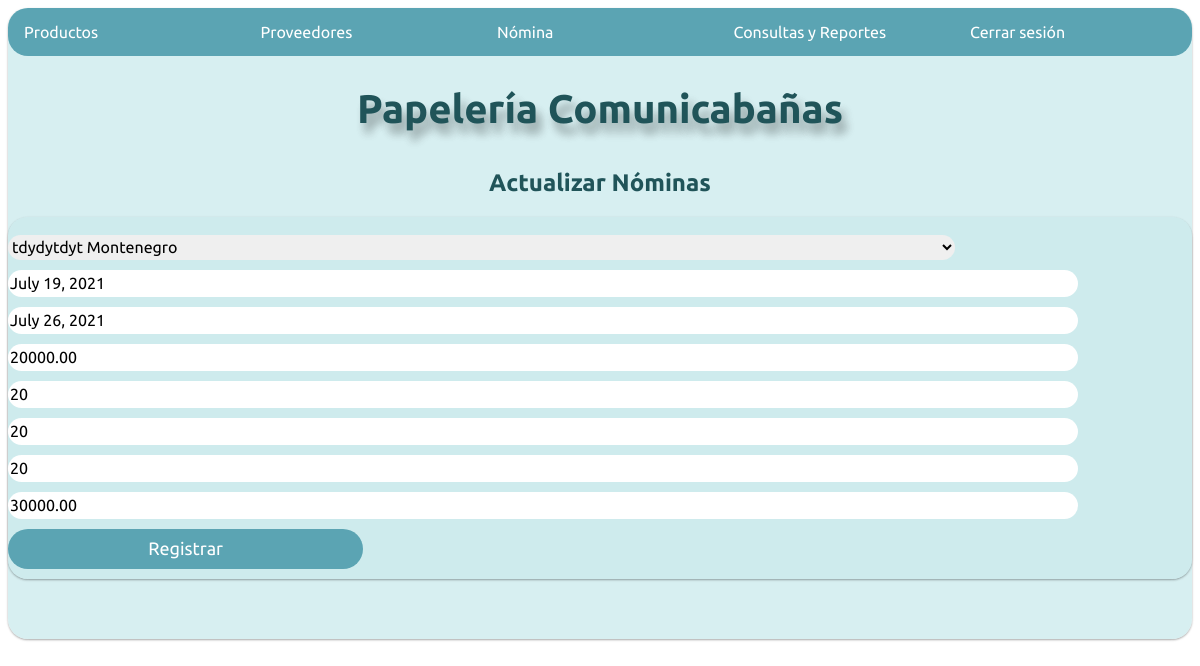
/actualizarnomina/1, run on the app's committed database.
### Datos/models.py (models this page shows)
class Nomina(models.Model):
    codigo = models.AutoField(primary_key=True)
    empleado = models.ForeignKey(Empleado, on_delete=models.CASCADE)
    fechaInicio = models.DateField()
    fechaFin = models.DateField()
    costoHoras = models.DecimalField(max_digits=10, decimal_places=2)
    horas = models.IntegerField()
    horasDominicales = models.IntegerField()
    horasExtra = models.IntegerField()
    salario = models.DecimalField(max_digits=10, decimal_places=2)

### Papeleria/views.py (the view)
# urls.py: path('actualizarnomina/<str:codigo>', v.actgesnom, name ='actgesnom'),
def actgesnom(request, codigo):
    if checkLG():
        nomina = Nomina.objects.get(codigo=codigo)
        empleados = Empleado.objects.all()
        return render( request, 'actgesnom.html', {'nomina': nomina, 'empleados': empleados})
    return render(request, 'login.html')

### Papeleria/views.py (called while the page is built)
def checkLG():
    empleados = Empleado.objects.all()
    for empleado in empleados:
        if empleado.logged == True:
            return True
    return False

### Papeleria/Templates/actgesnom.html (shortened to what this page needs)
{% extends "Base.html" %}
{% load static %}
{% block content %}
<link rel="stylesheet" href='{% static "css/gesnom.css" %}'>
<header style="text-align: center;">
    <h2 class=" subtitle" style=" padding-top: 10px; color:#205459" >Actualizar Nóminas</h2>
</header>
<div class ="row center-xs" >
    <div class="card col-md-4 col-sm-4 col-xs-10 items">
        <br>
        <form action="{% url 'actualizarN' nomina.codigo %}" method="POST">
            <select name="empleado" class = "combo">
                {% for item in empleados %}
                 <option value="{{item.DNI}}">{{item.Nombre}} {{item.Apellido}}</option>
                 {% endfor %}
             </select>
             <input value = '{{nomina.fechaInicio}}' id="fechaI" name="fechaI" class="textbox" required placeholder="Fecha inicial" type="text" onfocus="(this.type='date')" id="date">
             <input value = '{{nomina.fechaFin}}' id= "fechaF" name="fechaF" class="textbox" required placeholder="Fecha final" type="text" onfocus="(this.type='date')" id="date">
             <input value = '{{nomina.costoHoras}}' id="salariohora" name="salariohora" class="textbox" type="number" required placeholder="Salario/Hora">
             <input value = '{{nomina.horas}}' id="horaslaboradas" name="horaslaboradas" class="textbox" type="number" required placeholder="Horas laboradas">
             <input value = '{{nomina.horasExtra}}' id ="horasextras"name="horasextras" class="textbox" type="number" required placeholder="Horas extras">
             <input value = '{{nomina.horasDominicales}}' id="horasdominicales" name="horasdominicales" class="textbox" type="number" required placeholder="Horas dominicales">
             <input value = '{{nomina.salario}}' id= "salariototal" onfocus="calcularTotal()" name= "salariototal"class="textbox" type="text" required placeholder="Salario Total">
             <input class="btn" type="submit" value="Registrar">
        </form>
    </div>
</div>
{% endblock %}

### Papeleria/static/css/StylesProductos.css (style rules this page uses)
body { font-family:'Ubuntu', sans-serif; }
.card { border-radius: 20px; background-color: rgba(204, 235, 237, 0.781); box-shadow: 0 1px 3px rgba(0, 0, 0, 0.12), 0 1px 2px rgba(0, 0, 0, 0.24); }

### Papeleria/static/css/gesnom.css (style rules this page uses)
.items input { display: inline-block; font-family: 'Ubuntu', sans-serif; font-size: 16px; margin-bottom: 10px; border:none; outline:none; border-radius: 20px; }
.combo { display: inline-block; font-family: 'Ubuntu', sans-serif; font-size: 16px; margin-bottom: 10px; height:25px; width:80%; border:none; outline:none; border-radius: 20px; }
.items .textbox { height: 25px; width: 90%; }
.items .btn { border-radius: 20px; position: relative; height: 40px; color: white; font-size: 18px; background: #5BA4B3; width: 30%; }

### data on the page
Nomina: fechaI "July 19, 2021", fechaF "July 26, 2021", salariohora "20000.00", horaslaboradas "20", horasextras "20", horasdominicales "20", salariototal "30000.00"

### other printed values
form field empleado "tdydytdyt Montenegro"
